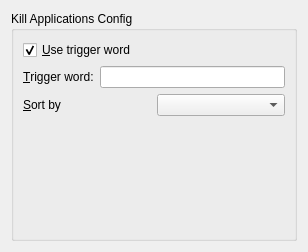
<?xml version="1.0" encoding="UTF-8"?>
<ui version="4.0">
 <author>Jan Gerrit Marker</author>
 <class>KillRunnerConfigUi</class>
 <widget class="QWidget" name="KillRunnerConfigUi">
  <property name="geometry">
   <rect>
    <x>0</x>
    <y>0</y>
    <width>308</width>
    <height>252</height>
   </rect>
  </property>
  <layout class="QVBoxLayout" name="verticalLayout">
   <item>
    <widget class="QGroupBox" name="main">
     <property name="title">
      <string>Kill Applications Config</string>
     </property>
     <layout class="QVBoxLayout" name="verticalLayout_2">
      <item>
       <widget class="QCheckBox" name="useTriggerWord">
        <property name="enabled">
         <bool>true</bool>
        </property>
        <property name="text">
         <string>&amp;Use trigger word</string>
        </property>
        <property name="checked">
         <bool>true</bool>
        </property>
       </widget>
      </item>
      <item>
       <layout class="QHBoxLayout" name="layout_trigger">
        <item>
         <widget class="QLabel" name="label_trigger">
          <property name="text">
           <string>&amp;Trigger word:</string>
          </property>
          <property name="buddy">
           <cstring>triggerWord</cstring>
          </property>
         </widget>
        </item>
        <item>
         <widget class="KLineEdit" name="triggerWord">
          <property name="showClearButton" stdset="0">
           <bool>true</bool>
          </property>
         </widget>
        </item>
       </layout>
      </item>
      <item>
       <layout class="QHBoxLayout" name="layout_sorting">
        <item>
         <widget class="QLabel" name="label_sorting">
          <property name="text">
           <string>&amp;Sort by</string>
          </property>
          <property name="buddy">
           <cstring>sorting</cstring>
          </property>
         </widget>
        </item>
        <item>
         <widget class="KComboBox" name="sorting">
          <property name="toolTip">
           <string>It is not sure, that this will take effect</string>
          </property>
         </widget>
        </item>
       </layout>
      </item>
      <item>
       <spacer name="verticalSpacer">
        <property name="orientation">
         <enum>Qt::Vertical</enum>
        </property>
        <property name="sizeHint" stdset="0">
         <size>
          <width>20</width>
          <height>40</height>
         </size>
        </property>
       </spacer>
      </item>
     </layout>
    </widget>
   </item>
  </layout>
 </widget>
 <customwidgets>
  <customwidget>
   <class>KLineEdit</class>
   <extends>QLineEdit</extends>
   <header>klineedit.h</header>
  </customwidget>
  <customwidget>
   <class>KComboBox</class>
   <extends>QComboBox</extends>
   <header>kcombobox.h</header>
  </customwidget>
 </customwidgets>
 <tabstops>
  <tabstop>useTriggerWord</tabstop>
  <tabstop>triggerWord</tabstop>
 </tabstops>
 <connections>
  <connection>
   <sender>useTriggerWord</sender>
   <signal>toggled(bool)</signal>
   <receiver>triggerWord</receiver>
   <slot>setEnabled(bool)</slot>
   <hints>
    <hint type="sourcelabel">
     <x>97</x>
     <y>49</y>
    </hint>
    <hint type="destinationlabel">
     <x>122</x>
     <y>79</y>
    </hint>
   </hints>
  </connection>
 </connections>
</ui>
